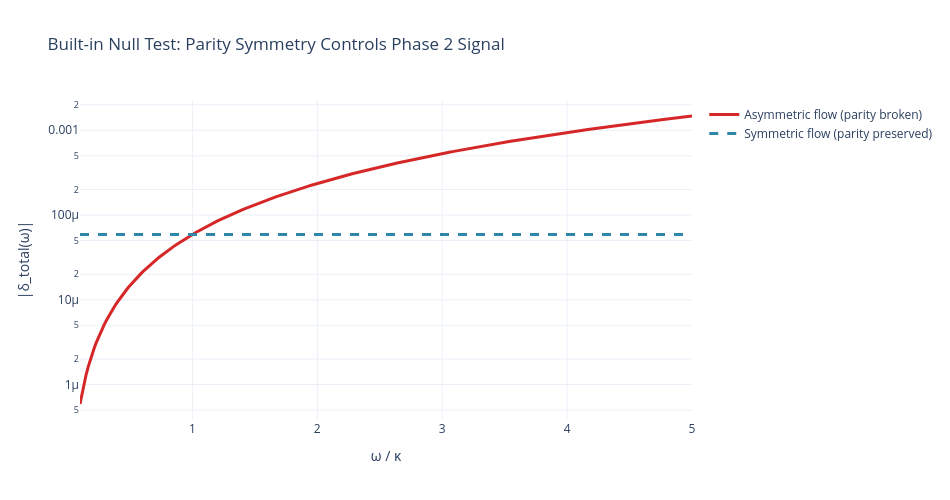

The notebook cell saved with this chart:
### Markdown cell above
## Section 6: Parity Test — Null Experiment

The second-order correction vanishes under spatial parity (even $n$). By comparing symmetric vs asymmetric flow configurations, experiments can perform a precision null test of the Phase 2 theory.

### Code cell
# ════════════════════════════════════════════════════════════════════
# Figure 6: Parity Comparison (Built-in Null Test)
# ════════════════════════════════════════════════════════════════════

omega_parity = np.linspace(0.1, 5.0, 300)

fig6 = go.Figure()

# Use Steinhauer for illustration
p = experiments["Steinhauer"]

# Asymmetric flow (parity broken): full corrections
delta_asym = []
for omega_norm in omega_parity:
    omega = omega_norm * p["kappa"]
    T_eff, deltas = effective_temperature_ratio(
        omega,
        p["c_s"],
        p["kappa"],
        p["D"],
        p["gamma_1"],
        p["gamma_2"],
        p["gamma_2_1"],
        p["gamma_2_2"],
    )
    delta_asym.append(deltas["delta_diss"] + deltas["delta_2"])

delta_asym = np.array(delta_asym)

# Symmetric flow (parity preserved): only first-order correction
delta_sym = np.full_like(omega_parity, p["delta_diss"])

fig6.add_trace(
    go.Scatter(
        x=omega_parity,
        y=np.abs(delta_asym),
        mode="lines",
        name="Asymmetric flow (parity broken)",
        line=dict(color="#D62728", width=3),
    )
)

fig6.add_trace(
    go.Scatter(
        x=omega_parity,
        y=np.abs(delta_sym),
        mode="lines",
        name="Symmetric flow (parity preserved)",
        line=dict(color="#2E86AB", width=3, dash="dash"),
    )
)

fig6.update_xaxes(title_text="ω / κ")
fig6.update_yaxes(title_text="|δ_total(ω)|", type="log")

fig6.update_layout(
    title_text="Built-in Null Test: Parity Symmetry Controls Phase 2 Signal",
    height=500,
    width=950,
    template="plotly_white",
    hovermode="x unified",
)

fig6.show()

### Figure 1 — Plotly figure (JSON) as saved in the notebook; plotly's stock layout.template omitted (floating-point values rounded to 4 significant figures; data arrays with more than 128 entries replaced by an {"elided": "..."} marker saying what was removed)
{"data": [{"line": {"color": "#D62728", "width": 3}, "mode": "lines", "name": "Asymmetric flow (parity broken)", "type": "scatter", "x": {"elided": "300 float values"}, "y": {"elided": "300 float values"}}, {"line": {"color": "#2E86AB", "dash": "dash", "width": 3}, "mode": "lines", "name": "Symmetric flow (parity preserved)", "type": "scatter", "x": {"elided": "300 float values"}, "y": {"elided": "300 float values"}}], "layout": {"height": 500, "hovermode": "x unified", "title": {"text": "Built-in Null Test: Parity Symmetry Controls Phase 2 Signal"}, "width": 950, "xaxis": {"title": {"text": "ω / κ"}}, "yaxis": {"title": {"text": "|δ_total(ω)|"}, "type": "log"}}}
